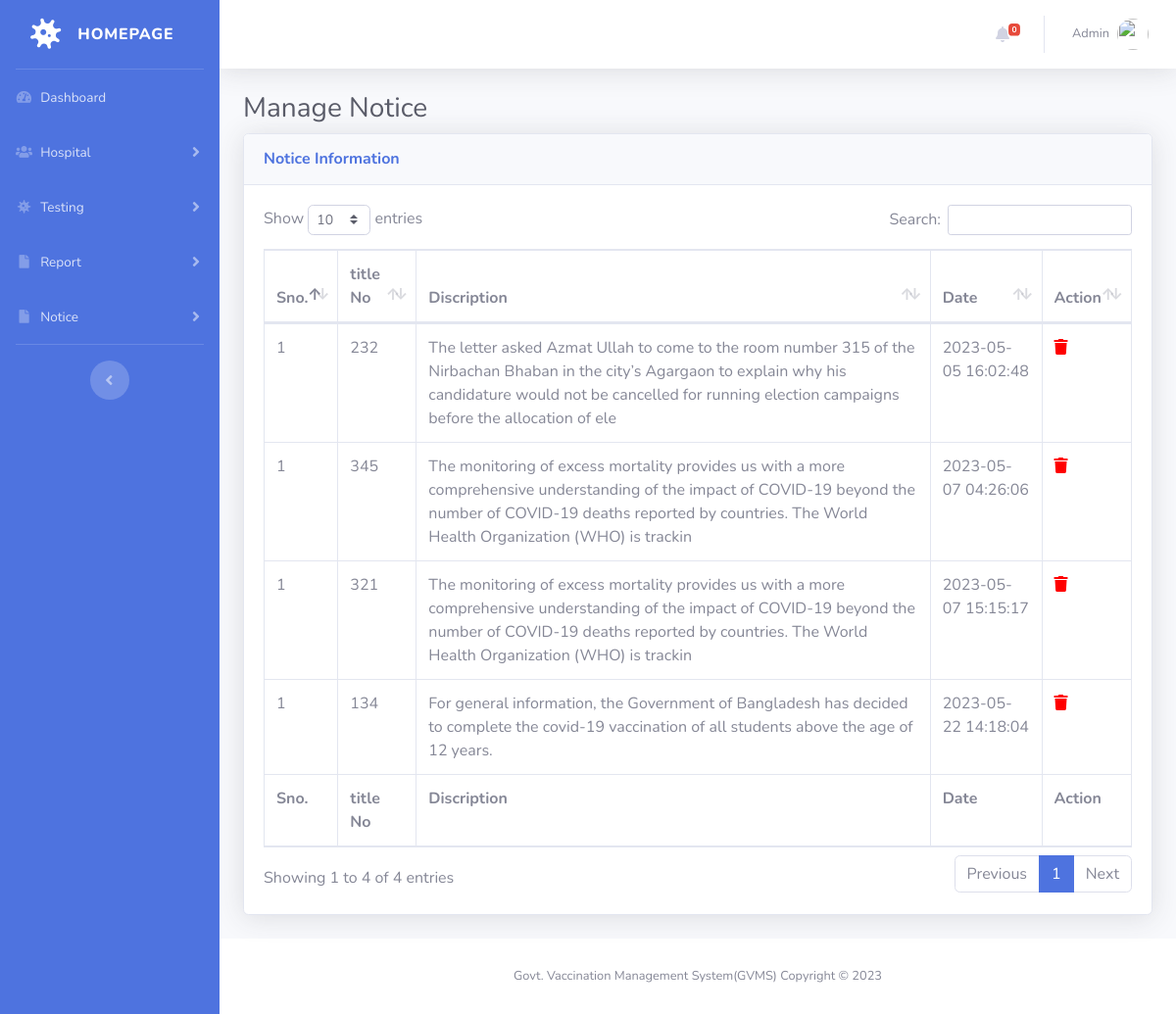
Screenshot of /manage-phlebotomist1.php (signed in) with the database file from the repository.
### tables this page shows
CREATE TABLE `notice` (
  `title` int(11) NOT NULL,
  `discription` varchar(220) DEFAULT NULL,
  `RegDate` timestamp NULL DEFAULT current_timestamp()
);

### manage-phlebotomist1.php (the view, shortened to what this page needs)
<?php session_start();
include_once('includes/config.php');
if (strlen($_SESSION['aid']==0)) {
  header('location:logout.php');
  } else{
?>
<!DOCTYPE html>
<html lang="en">
<head>
    <link href="vendor/fontawesome-free/css/all.min.css" rel="stylesheet" type="text/css">
    <link href="css/sb-admin-2.min.css" rel="stylesheet">
    <link href="vendor/datatables/dataTables.bootstrap4.min.css" rel="stylesheet">
</head>
<body id="page-top">
    <div id="wrapper">
  <?php include_once('includes/sidebar.php');?>
        <div id="content-wrapper" class="d-flex flex-column">
            <div id="content">
<?php include_once('includes/topbar.php');?>
                <div class="container-fluid">
                    <h1 class="h3 mb-2 text-gray-800">Manage Notice</h1>
                    <div class="card shadow mb-4">
                        <div class="card-header py-3">
                            <h6 class="m-0 font-weight-bold text-primary">Notice Information</h6>
                        </div>
                        <div class="card-body">
                            <div class="table-responsive">
                                <table class="table table-bordered" id="dataTable" width="100%" cellspacing="0">
                                    <thead>
                                        <tr>
                                            <th>Sno.</th>
                                            <th>title No</th>
                                            <th>Discription</th>
                                            <th>Date</th>
                                            <th>Action</th>
                                        </tr>
                                    </thead>
                                    <tfoot>
                                        <tr>
                                            <th>Sno.</th>
                                            <th>title No</th>
                                            <th>Discription</th>
                                            <th> Date</th>
                                            <th>Action</th>
                                        </tr>
                                    </tfoot>
                                    <tbody>
<?php $query=mysqli_query($con,"select * from notice");
$cnt=1;
while($row=mysqli_fetch_array($query)){
?>
                                        <tr>
                                            <td><?php echo $cnt;?></td>
                                            <td><?php echo $row['title'];?></td>
                                            <td><?php echo $row['discription'];?></td>
                                            <td><?php echo $row['RegDate'];?></td>
                                            <td>
                                <a href="manage-phlebotomist1.php?pid=<?php echo $row['title'];?>&&action=delete" onclick="return confirm('Do you really want to delete this record?');"><i class="fa fa-trash" aria-hidden="true" style="color:red" title="Delete this record"></i></a></td>
                                        </tr>
                               <?php } ?>
                                    </tbody>
                                </table>
                            </div>
                        </div>
                    </div>
                </div>
            </div>
    <?php include_once('includes/footer.php');?>
        </div>
    </div>
</body>
</html>
<?php } ?>

### includes/topbar.php (shortened to what this page needs)
      <nav class="navbar navbar-expand navbar-light bg-white topbar mb-4 static-top shadow">
            <?php if($_SESSION['aid']):?>
                    <ul class="navbar-nav ml-auto">
<?php $query=mysqli_query($con,"select * from tbltestrecord where ReportStatus is null");
$count=mysqli_num_rows($query);
?>
                        <li class="nav-item dropdown no-arrow mx-1">
                            <a class="nav-link dropdown-toggle" href="#" id="alertsDropdown" role="button"
                                data-toggle="dropdown" aria-haspopup="true" aria-expanded="false">
                                <i class="fas fa-bell fa-fw"></i>
                                <span class="badge badge-danger badge-counter"><?php echo $count;?></span>
                            </a>
                        </li>
                        <li class="nav-item dropdown no-arrow">
                            <a class="nav-link dropdown-toggle" href="#" id="userDropdown" role="button"
                                data-toggle="dropdown" aria-haspopup="true" aria-expanded="false">
                <?php
$adid=$_SESSION['aid'];
$ret1=mysqli_query($con,"select AdminName from tbladmin where ID='$adid'");
while($row1=mysqli_fetch_array($ret1)){
?>
                                <span class="mr-2 d-none d-lg-inline text-gray-600 small"><?php  echo $row1['AdminName'];?></span>
                           <?php } ?>
                                <img class="img-profile rounded-circle"
                                    src="img/undraw_profile.svg">
                            </a>
                        </li>
                    </ul>
                <?php endif;?>
                </nav>

### rows the page displays
notice: title "232", discription "The letter asked Azmat Ullah to come to the room number 315 of the Nirbachan Bhaban in the city’s Agargaon to explain why his candidature would not be cancelled for running election campaigns before the allocation of ele", RegDate "2023-05-05 16:02:48"
notice: title "345", discription "The monitoring of excess mortality provides us with a more comprehensive understanding of the impact of COVID-19 beyond the number of COVID-19 deaths reported by countries. The World Health Organization (WHO) is trackin", RegDate "2023-05-07 04:26:06"
notice: title "321", discription "The monitoring of excess mortality provides us with a more comprehensive understanding of the impact of COVID-19 beyond the number of COVID-19 deaths reported by countries. The World Health Organization (WHO) is trackin", RegDate "2023-05-07 15:15:17"
notice: title "134", discription "For general information, the Government of Bangladesh has decided to complete the covid-19 vaccination of all students above the age of 12 years.", RegDate "2023-05-22 14:18:04"

### other values shown
$count "0"
$row1['AdminName'] "Admin"
